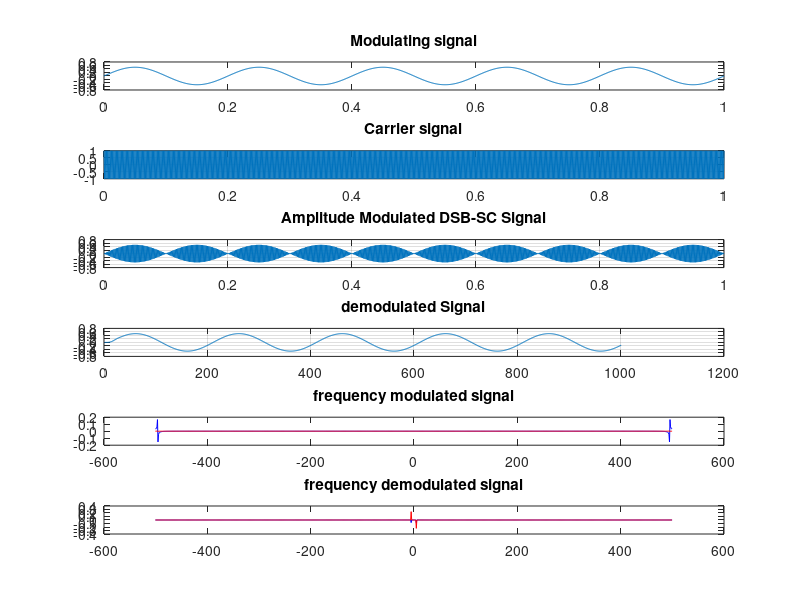

The MATLAB script that drew this image:
clc;
clear all;
close all;

t=0:0.001:1; %creating values for x axis
Am=1/2;     %amplitude of message signal
Ac=1;       %amplitude of carrier signal
fm=5;       %frequency of modulating signal
fc=500;      %frequency of carrier signal

%message signal
ym=Am*sin(2*pi*fm*t);   %message signal
figure(1)
subplot(6,1,1)
plot(t,ym)              %plotting message signal
title('Modulating signal')

%carrier signal
yc=Ac*cos(2*pi*fc*t);    %carrier signal
subplot(6,1,2)
plot(t,yc)               %plotting carrier signal
grid on;
title('Carrier signal')

%Conventional DSB-SC Modulation
y = ym.*yc;       %multiplying message signal with carrier
subplot(6,1,3)
plot(t,y)         %plotting DSB-SC modulated signal
title('Amplitude Modulated DSB-SC Signal')
grid on;

%demodulation of DSB-SC
d=y.*yc;                %multiplying the modulated signal with cos(2pifct)
[b,a]=butter(5,0.1);     %butterworth filter
d1=filter(b,a,d);       %implementing the filter passing the modulated signal through filter
subplot(6,1,4)
plot(d1)                  %plotting demodulated signal
title('demodulated Signal')
grid on;

%frequency domain plots

%modulated signal
%Spectrum of modulated signal
N=length(t);
ymf=fftshift(fft(y,N)/N);       %using fft to calculate fourier transform and fftshift is used to center the fourier transform
f=(-N/2:N/2-1);                 %creating range for x axis
subplot(6,1,5)
plot(f,real(ymf),'b')          %plotting the real part of fourier transform of modulating signal
hold on;
plot(f,imag(ymf),'r')          %plotting the imagfinary part of fourier transform of modulating signal
title('frequency modulated signal')

%demodulated signal
%Spectrum of demodulated signal
N=length(t);
ydf=fftshift(fft(d1,N)/N);    %using fft to calculate fourier transform and fftshift is used to center the fourier transform
f=(-N/2:N/2-1);                %creating range for x axis
subplot(6,1,6)
plot(f,real(ydf),'b')        %plotting the real part of fourier transform of modulating signal
hold on;
plot(f,imag(ydf),'r')         %plotting the imagfinary part of fourier transform of modulating signal
title('frequency demodulated signal')